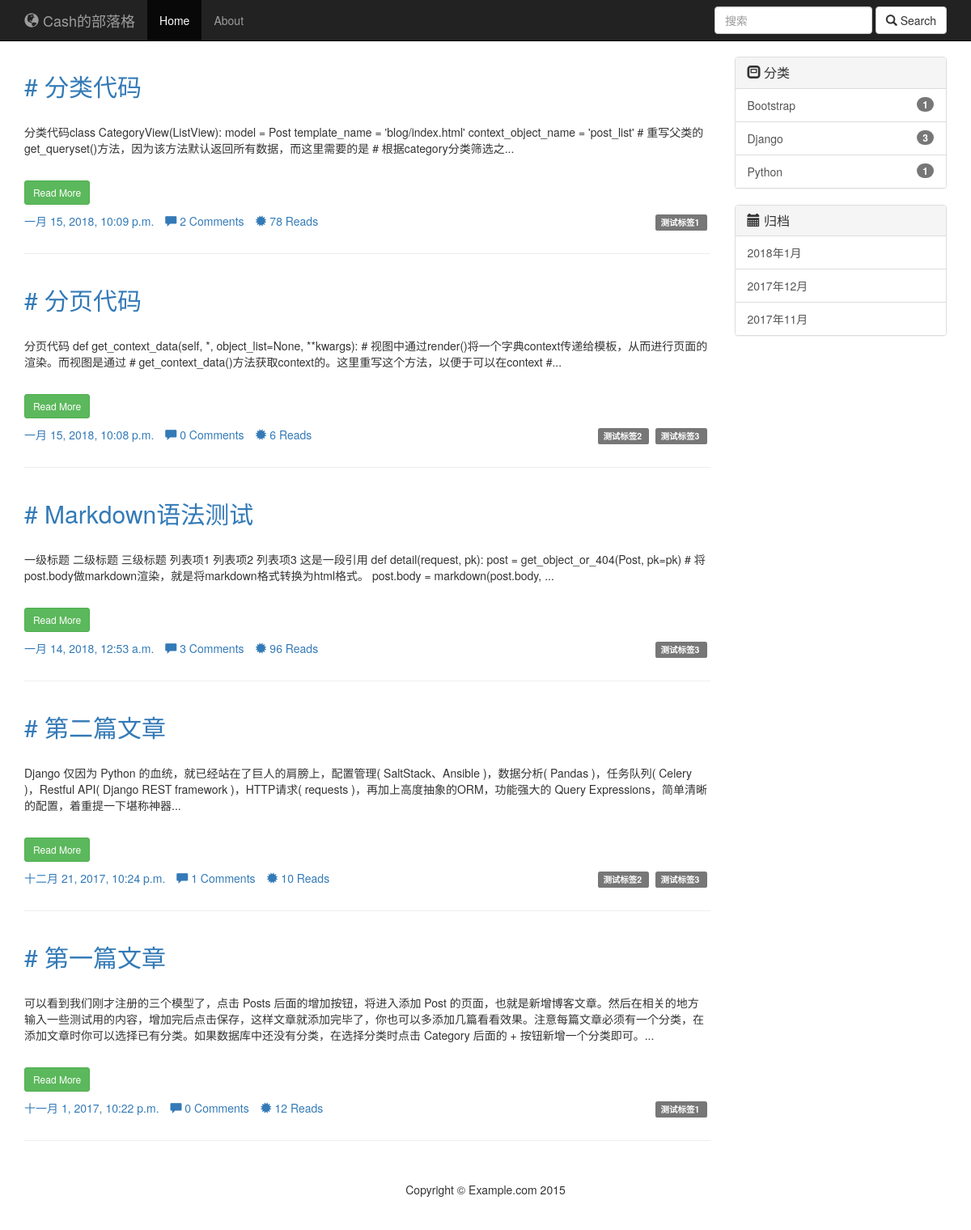
Before: / with the older database file.
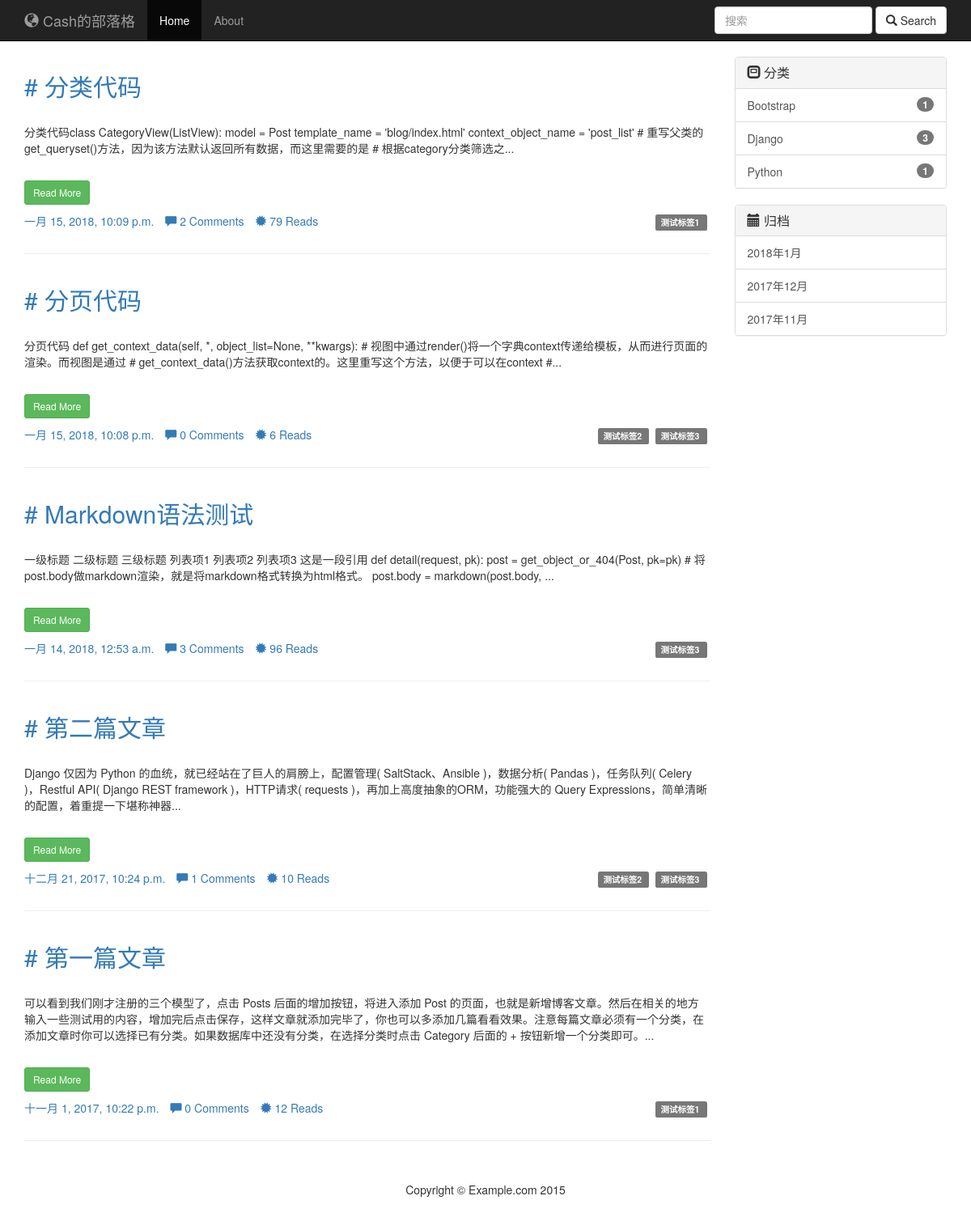
After: the same page with the newer database file.
### blog/models.py (models this page shows, shortened)
class Post(models.Model):
    title = models.CharField(max_length=70)
    body = models.TextField()
    created_time = models.DateTimeField()
    modified_time = models.DateTimeField()
    excerpt = models.CharField(max_length=200, blank=True)
    category = models.ForeignKey(Category, on_delete=models.CASCADE)
    tags = models.ManyToManyField(Tag, blank=True)
    author = models.ForeignKey(User, on_delete=models.CASCADE)
    views = models.PositiveIntegerField(default=0)
    def get_absolute_url(self):
        return reverse('blog:detail', kwargs={'pk': self.pk})
    class Meta:
        ordering = ['-created_time']

class Tag(models.Model):
    name = models.CharField(max_length=100)

class Category(models.Model):
    name = models.CharField(max_length=100)

### blog/views.py (the view, shortened to what this page needs)
# urls.py: url(r'^$', views.IndexView.as_view(), name='index'),
class IndexView(ListView):
    model = Post
    template_name = 'blog/index.html'
    context_object_name = 'post_list'
    paginate_by = 10
    def get_queryset(self):
        post_list = super().get_queryset()
        md = markdown.Markdown(extensions=[
            'markdown.extensions.extra',
            'markdown.extensions.codehilite'
        ])
        for post in post_list:
            post.body = md.convert(post.body)
        return post_list
    def get_context_data(self, *, object_list=None, **kwargs):
        context = super().get_context_data(**kwargs)
        paginator = context.get('paginator')
        page = context.get('page_obj')
        is_paginated = context.get('is_paginated')
        pagination_data = self.pagination_data(paginator, page, is_paginated)
        context.update(pagination_data)
        return context
    def pagination_data(self, paginator, page, is_paginated):
        if not is_paginated:
            return {}

### blog/templatetags/blog_tags.py (called while the page is built)
@register.simple_tag
def archives():
    return Post.objects.dates('created_time', 'month', order='DESC')

@register.simple_tag
def get_categories():
    return Category.objects.all()

### templates/blog/index.html (shortened to what this page needs)
{% extends 'base.html' %}
{% load blog_tags %}
{% block main %}
    {% for post in post_list %}
        <div class="row">
            <article class="col-xs-12">
                <h2>
                    <a style="TEXT-DECORATION:none" href="{{ post.get_absolute_url }}">
                        # {{ post.title }}
                    </a>
                </h2>
                <br>
                <p>{{ post.excerpt }}...</p>
                <br>
                <p>
                    <a style="TEXT-DECORATION:none" href="{{ post.get_absolute_url }}">
                        <button class="btn btn-success btn-sm">Read More</button>
                    </a>
                </p>
                <p class="pull-right">
                    {% for tag in post.tags.all %}
                        <a style="TEXT-DECORATION:none" href="{% url 'blog:tag' tag.pk %}">
                            <span class="label label-default">
                                {{ tag.name }}
                            </span>&nbsp;
                        </a>
                    {% endfor %}
                </p>
                <ul class="list-inline">
                    <li><a href="#">{{ post.created_time }}</a></li>
                    <li><a href="#"><span class="glyphicon glyphicon-comment"></span> {{ post.comment_set.count }}
                        Comments</a></li>
                    <li><a href="#"><span class="glyphicon glyphicon-certificate"></span> {{ post.views }} Reads</a></li>
                </ul>
            </article>
        </div>
        <hr>
    {% endfor %}
{% endblock %}

### templates/base.html (shortened to what this page needs)
{% load staticfiles %}
{% load blog_tags %}
<!DOCTYPE html>
<html lang="en">
<head>
    <link href="{% static 'blog/css/bootstrap.min.css' %}" rel="stylesheet">
    <link href="{% static 'blog/css/custom.css' %}" rel="stylesheet">
    <link rel="stylesheet" href="{% static 'blog/css_BAK/highlights/github.css' %}">
</head>
<body>
<nav class="navbar navbar-inverse navbar-fixed-top" role="navigation">
    <div class="container">
        <div class="navbar-header">
            <a class="navbar-brand" href="#"><span class="glyphicon glyphicon-globe"></span> Cash的部落格</a>
        </div>
        <div class="collapse navbar-collapse" id="navbar">
            <ul class="nav navbar-nav">
                <li class="active">
                    <a href="{% url 'blog:index' %}">Home</a>
                </li>
                <li>
                    <a href="#">About</a>
                </li>
            </ul>
            <form class="navbar-form navbar-right" id="searchform" role="search" method="get"
                  action="{% url 'haystack_search' %}">
                <div class="form-group">
                    <input type="search" name="q" placeholder="搜索" class="form-control" required>
                </div>
                <button type="submit" class="btn btn-default"><span class="glyphicon glyphicon-search"></span> Search
                </button>
            </form>
        </div>
    </div>
</nav>
<div class="container-fluid">
    <div class="col-sm-9">
        {% block main %}
        {% endblock %}
    </div>
    <div class="col-sm-3">
        <div class="panel panel-default">
            <div class="panel-heading">
                <h1 class="panel-title"><span class="glyphicon glyphicon-modal-window"></span> 分类</h1>
            </div>
            {% get_categories as categories %}
            <div class="list-group">
                {% for category in categories %}
                    <a href="{% url 'blog:category' category.pk %}" class="list-group-item">{{ category.name }}
                        <span class="badge badge-primary badge-pill pull-right">{{ category.post_set.count }}</span>
                    </a>
                {% endfor %}
            </div>
        </div>
        <div class="panel panel-default">
            <div class="panel-heading">
                <h1 class="panel-title"><span class="glyphicon glyphicon-calendar"></span> 归档</h1>
            </div>
            {% archives as date_list %}
            <div class="list-group">
                {% for date in date_list %}
                    <a href="{% url 'blog:archives' date.year date.month %}"
                       class="list-group-item">
                        {{ date.year }}年{{ date.month }}月</a>
                {% endfor %}
            </div>
        </div>
    </div>
</div>
<footer>
    <div class="small-print">
        <div class="container">
            <p>Copyright &copy; Example.com 2015 </p>
        </div>
    </div>
</footer>
</body>
</html>

### blog/static/blog/css/custom.css (style rules this page uses)
body { padding-top: 70px; }
h1, h2, h3, h4, h5, h6 { color: black; }
.small-print { background-color: #fff; padding: 30px 0; }
.feature, .page-intro, .article-intro, .small-print { text-align: center; }

Changed rows visible on the page:
changed Post "分类代码": views "78" → "79"
